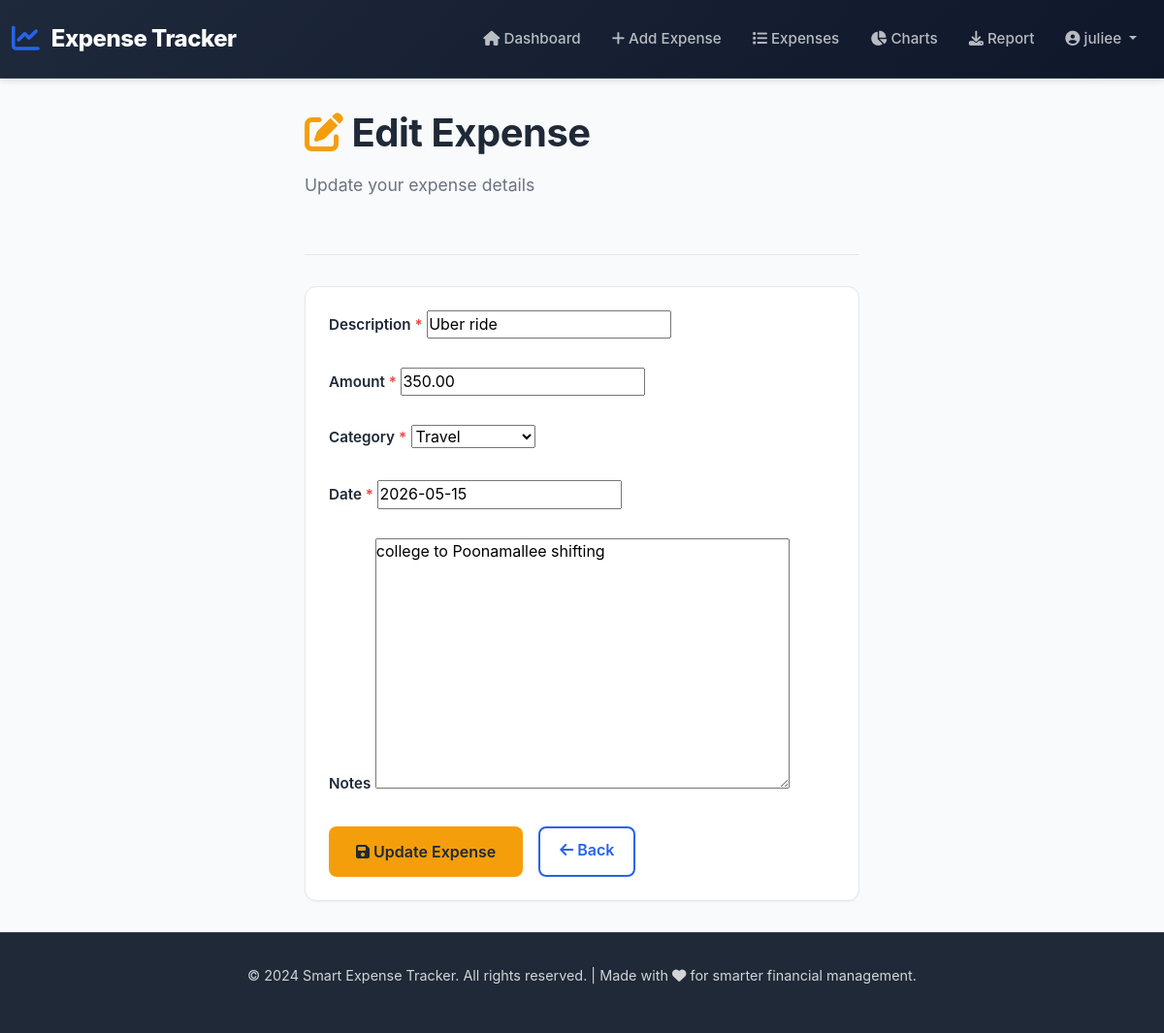
Page /edit/2/ (signed in) on the committed database.
### tracker/models.py (models this page shows, shortened)
class Expense(models.Model):
    CATEGORY_CHOICES = [
        ('Food', 'Food'),
        ('Travel', 'Travel'),
        ('Shopping', 'Shopping'),
        ('Bills', 'Bills'),
        ('Entertainment', 'Entertainment'),
        ('Ministry', 'Ministry'),
        ('Helping', 'Helping'),
        ('Other', 'Other'),
    ]
    user = models.ForeignKey(
        User,
        on_delete=models.CASCADE
    )
    description = models.CharField(
        max_length=200
    )
    amount = models.DecimalField(
        max_digits=10,
        decimal_places=2
    )
    category = models.CharField(
        max_length=50,
        choices=CATEGORY_CHOICES,
        default='Other'
    )
    date = models.DateField()
    notes = models.TextField(
        blank=True,
        null=True
    )

### tracker/views.py (the view)
@login_required
def edit_expense(request, expense_id):
    expense = get_object_or_404(
        Expense,
        id=expense_id,
        user=request.user
    )
    if request.method == 'POST':
        form = ExpenseForm(
            request.POST,
            instance=expense
        )
        if form.is_valid():
            form.save()
            return redirect('expense_list')
    else:
        form = ExpenseForm(instance=expense)
    return render(
        request,
        'tracker/edit_expense_new.html',
        {'form': form}
    )

### tracker/forms.py
class ExpenseForm(ModelForm):
    class Meta:
        model = Expense
        fields = [
            'description',
            'amount',
            'category',
            'date',
            'notes'
        ]

### tracker/templates/tracker/edit_expense_new.html (shortened to what this page needs)
{% extends 'tracker/base_new.html' %}  {% block content %}
<div class="row justify-content-center">
  <div class="col-12 col-md-8 col-lg-6">
    <div class="page-header">
      <h1>
        <i class="fas fa-edit" style="color: var(--warning-yellow)"></i> Edit
        Expense
      </h1>
      <p class="page-subtitle">Update your expense details</p>
    </div>
    <div class="card">
      <div class="card-body p-4">
        <form method="POST" novalidate>
           {% for field in form %}
          <div class="form-group">
            <label for="{{ field.id_for_label }}" class="form-label">
              {{ field.label }}
              {% if field.field.required %}
              <span style="color: var(--danger-red)">*</span>
              {% endif %}
            </label>
            {{ field }}
          </div>
          {% endfor %}
          <div class="page-actions mt-4">
            <button type="submit" class="btn btn-warning btn-lg">
              <i class="fas fa-save"></i> Update Expense
            </button>
            <a href="{% url 'expense_list' %}" class="btn btn-outline-primary">
              <i class="fas fa-arrow-left"></i> Back
            </a>
          </div>
        </form>
      </div>
    </div>
  </div>
</div>
{% endblock %}

### tracker/templates/tracker/base_new.html (shortened to what this page needs)
<!doctype html>
<html lang="en">
  <head>
    <link
      href="https://cdn.jsdelivr.net/npm/bootstrap@5.3.0/dist/css/bootstrap.min.css"
      rel="stylesheet"
    />
    <link
      rel="stylesheet"
      href="https://cdnjs.cloudflare.com/ajax/libs/font-awesome/6.4.0/css/all.min.css"
    />
  </head>
  <body class="with-navbar">
    <nav class="navbar navbar-expand-lg navbar-dark sticky-top">
      <div class="container-fluid">
        <a class="navbar-brand" href="{% url 'home' %}">
          <i class="fas fa-chart-line"></i>
          <span class="brand-text">Expense Tracker</span>
        </a>
        <div class="collapse navbar-collapse" id="navbarNav">
          <ul class="navbar-nav ms-auto align-items-lg-center">
            {% if user.is_authenticated %}
            <li class="nav-item">
              <a class="nav-link" href="{% url 'home' %}">
                <i class="fas fa-home"></i> Dashboard
              </a>
            </li>
            <li class="nav-item">
              <a class="nav-link" href="{% url 'add_expense' %}">
                <i class="fas fa-plus"></i> Add Expense
              </a>
            </li>
            <li class="nav-item">
              <a class="nav-link" href="{% url 'expense_list' %}">
                <i class="fas fa-list"></i> Expenses
              </a>
            </li>
            <li class="nav-item">
              <a class="nav-link" href="{% url 'expense_chart' %}">
                <i class="fas fa-chart-pie"></i> Charts
              </a>
            </li>
            <li class="nav-item">
              <a class="nav-link" href="{% url 'download_csv' %}">
                <i class="fas fa-download"></i> Report
              </a>
            </li>
            <li class="nav-item dropdown">
              <a
                class="nav-link dropdown-toggle"
                href="#"
                id="userDropdown"
                role="button"
                data-bs-toggle="dropdown"
                aria-expanded="false"
              >
                <i class="fas fa-user-circle"></i> {{ user.username }}
              </a>
            </li>
            {% endif %}
          </ul>
        </div>
      </div>
    </nav>
    <main>
      <div class="container-main">
         {% block content %}{% endblock %}
      </div>
    </main>
    <footer>
      <p>
        &copy; 2024 Smart Expense Tracker. All rights reserved. | Made with
        <i class="fas fa-heart"></i> for smarter financial management.
      </p>
    </footer>
  </body>
</html>

### tracker/templates/tracker/base_new.html (style rules this page uses)
:root { --primary-blue: #2563eb; --primary-dark: #1e40af; --success-green: #10b981; --danger-red: #ef4444; --warning-yellow: #f59e0b; --info-cyan: #06b6d4; --light-bg: #f8fafc; --card-white: #ffffff; --text-dark: #1f2937; --text-muted: #6b7280; --border-light: #e5e7eb; --shadow-sm: 0 1px 2px 0 rgba(0, 0, 0, 0.05); --shadow-md: 0 4px 6px -1px rgba(0, 0, 0, 0.1); --shadow-lg: 0 10px 15px -3px rgba(0, 0, 0, 0.1); }
* { margin: 0; padding: 0; box-sizing: border-box; }
html, body { height: 100%; }
body { background-color: var(--light-bg); color: var(--text-dark); font-family: -apple-system, BlinkMacSystemFont, "Segoe UI", "Roboto", "Helvetica Neue", sans-serif; font-weight: 400; line-height: 1.6; }
.navbar { background: linear-gradient(135deg, #1e293b 0%, #0f172a 100%); box-shadow: var(--shadow-md); border-bottom: 1px solid rgba(255, 255, 255, 0.1); padding: 1rem 0; }
.navbar-brand { font-weight: 700; font-size: 1.5rem; color: #ffffff !important; display: flex; align-items: center; gap: 0.75rem; transition: all 0.3s ease; }
.navbar-brand i { font-size: 1.8rem; color: var(--primary-blue); }
.navbar-brand .brand-text { font-weight: 800; letter-spacing: -0.5px; }
.nav-link { color: rgba(255, 255, 255, 0.7) !important; font-weight: 500; transition: all 0.3s ease; margin: 0 0.5rem; border-radius: 0.375rem; font-size: 0.95rem; }
body.with-navbar { display: flex; flex-direction: column; }
main { flex: 1; padding: 2rem 0; }
.container-main { max-width: 1400px; margin: 0 auto; padding: 0 1rem; }
.card { border: 1px solid var(--border-light); border-radius: 0.75rem; box-shadow: var(--shadow-sm); background-color: var(--card-white); transition: all 0.3s ease; }
.card-body { padding: 1.5rem; }
.btn { font-weight: 600; border-radius: 0.5rem; transition: all 0.3s ease; border: none; padding: 0.625rem 1.25rem; }
.btn-warning { background-color: var(--warning-yellow); color: var(--text-dark); }
.btn-outline-primary { color: var(--primary-blue); border: 2px solid var(--primary-blue); background-color: transparent; }
.btn-lg { padding: 0.875rem 1.75rem; font-size: 1rem; }
h1, h2, h3, h4, h5, h6 { font-weight: 700; color: var(--text-dark); letter-spacing: -0.5px; }
h1 { font-size: 2.5rem; margin-bottom: 1rem; }
.page-subtitle { color: var(--text-muted); font-size: 1.1rem; font-weight: 400; margin-bottom: 2rem; }
.form-label { font-weight: 600; color: var(--text-dark); margin-bottom: 0.5rem; font-size: 0.95rem; }
.form-group { margin-bottom: 1.5rem; }
footer { background-color: #1f2937; color: rgba(255, 255, 255, 0.8); padding: 2rem 0; margin-top: auto; text-align: center; font-size: 0.9rem; border-top: 1px solid rgba(255, 255, 255, 0.1); }
.page-header { margin-bottom: 2rem; padding-bottom: 1.5rem; border-bottom: 1px solid var(--border-light); }
.page-actions { display: flex; gap: 1rem; flex-wrap: wrap; }

### rows in the picture
Expense: form "Uber ride" "350.00" "Travel" "2026-05-15" "college to Poonamallee shifting"

### other values in the picture
{{ user.username }} "juliee"
{{ field.label }} "Description" "Amount" "Category" "Date" "Notes"
